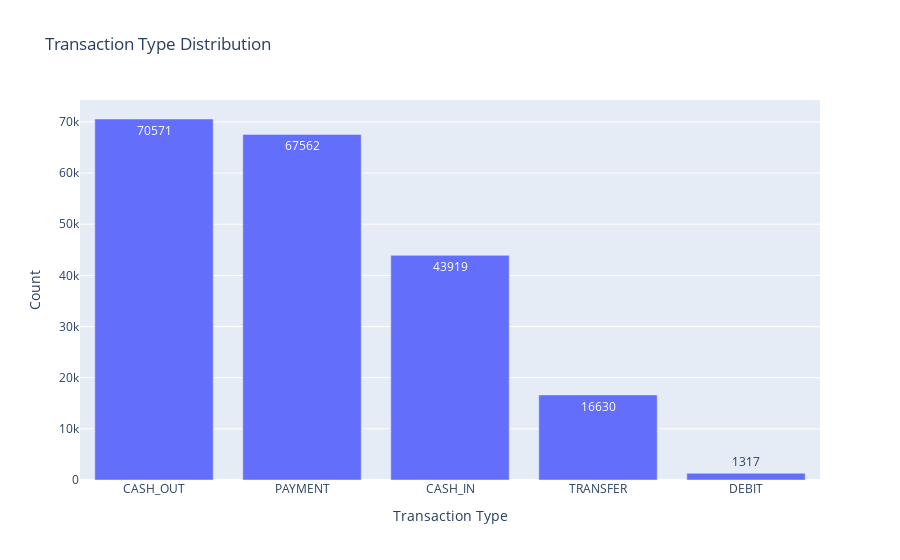

Notebook cell for this chart:
### Code cell
# transaction types
type_counts = df['type'].value_counts().reset_index()
print(type_counts)
type_counts.columns = ['Transaction Type', 'Count']
fig = px.bar(type_counts, x = 'Transaction Type', y = 'Count', title="Transaction Type Distribution", text='Count')
# fig.write_html("transaction_types.html")
fig.show()

### Figure 1 — Plotly figure (JSON) as saved in the notebook; plotly's stock layout.template omitted (floating-point values rounded to 4 significant figures)
{"data": [{"hovertemplate": "Transaction Type=%{x}<br>Count=%{text}<extra></extra>", "legendgroup": "", "marker": {"color": "#636efa", "pattern": {"shape": ""}}, "name": "", "orientation": "v", "showlegend": false, "text": [70570.0, 67560.0, 43920.0, 16630.0, 1317.0], "textposition": "auto", "type": "bar", "x": ["CASH_OUT", "PAYMENT", "CASH_IN", "TRANSFER", "DEBIT"], "xaxis": "x", "y": [70571, 67562, 43919, 16630, 1317], "yaxis": "y"}], "layout": {"barmode": "relative", "legend": {"tracegroupgap": 0}, "title": {"text": "Transaction Type Distribution"}, "xaxis": {"anchor": "y", "domain": [0, 1], "title": {"text": "Transaction Type"}}, "yaxis": {"anchor": "x", "domain": [0, 1], "title": {"text": "Count"}}}}
